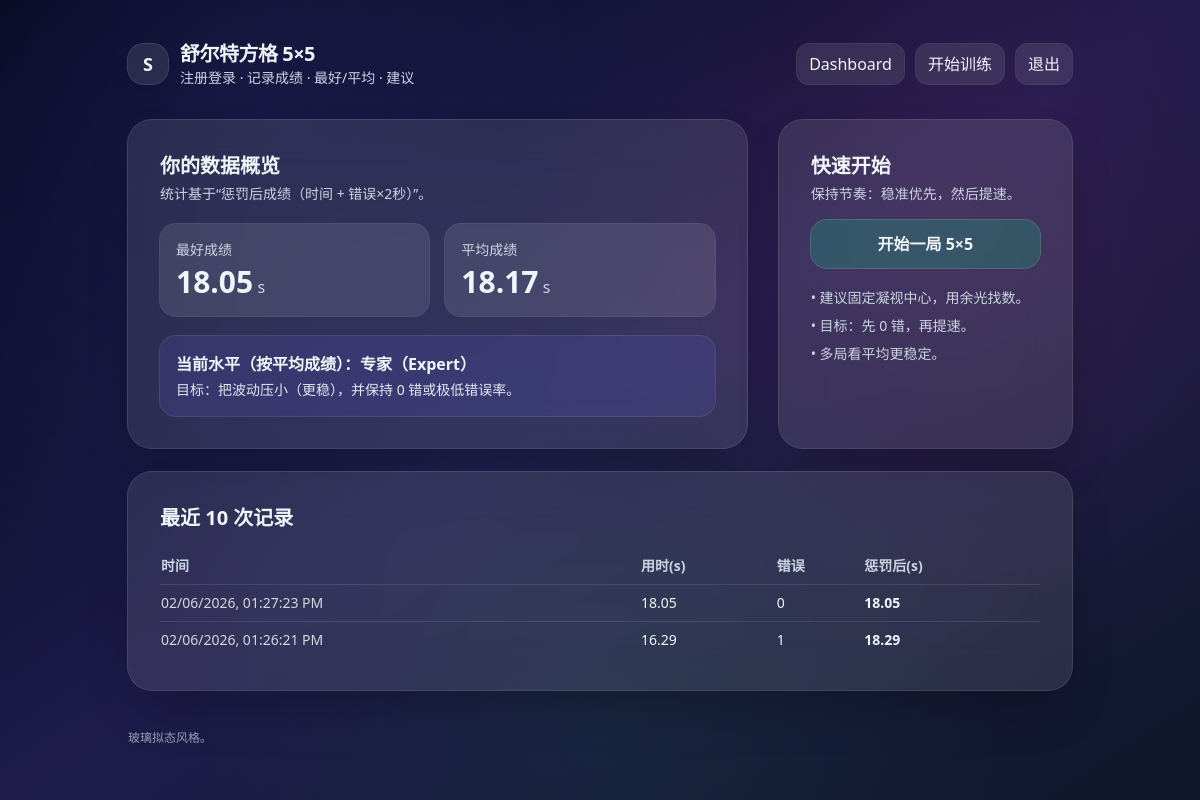
/dashboard (signed in), run on the app's committed database.
### app_src/app/models.py (models this page shows)
class SchulteRun(Base):
    __tablename__ = "schulte_runs"
    id: Mapped[int] = mapped_column(Integer, primary_key=True, autoincrement=True)
    user_id: Mapped[int] = mapped_column(Integer, ForeignKey("users.id"), nullable=False, index=True)
    grid_size: Mapped[int] = mapped_column(Integer, default=5, nullable=False)
    elapsed_seconds: Mapped[float] = mapped_column(Float, nullable=False)
    errors: Mapped[int] = mapped_column(Integer, default=0, nullable=False)
    adjusted_seconds: Mapped[float] = mapped_column(Float, nullable=False)
    created_at: Mapped[datetime] = mapped_column(DateTime, default=datetime.utcnow, nullable=False)
    user: Mapped["User"] = relationship(back_populates="runs")

### app_src/app/main.py (the view)
@app.get("/dashboard", response_class=HTMLResponse)
def dashboard(request: Request, db: Session = Depends(get_db)):
    user = current_user(request, db)
    if not user:
        return RedirectResponse("/login", status_code=303)
    best = db.execute(
        select(func.min(SchulteRun.adjusted_seconds)).where(SchulteRun.user_id == user.id)
    ).scalar()
    avg = db.execute(
        select(func.avg(SchulteRun.adjusted_seconds)).where(SchulteRun.user_id == user.id)
    ).scalar()
    recent = db.execute(
        select(SchulteRun)
        .where(SchulteRun.user_id == user.id)
        .order_by(SchulteRun.created_at.desc())
        .limit(10)
    ).scalars().all()
    level = advice = None
    if avg is not None:
        level, advice = schulte_level(float(avg))
    return templates.TemplateResponse(
        "dashboard.html",
        {
            "request": request,
            "user": user,
            "best": float(best) if best is not None else None,
            "avg": float(avg) if avg is not None else None,
            "level": level,
            "advice": advice,
            "recent": recent,
        },
    )

### app_src/app/templates/dashboard.html (shortened to what this page needs)
{% extends "base.html" %}
{% block content %}
<div class="grid grid-cols-1 lg:grid-cols-3 2xl:grid-cols-4 gap-6 lg:gap-8">
  <div class="lg:col-span-2 rounded-3xl bg-white/10 ring-1 ring-white/20 backdrop-blur-xl shadow-2xl p-6 lg:p-8">
    <h2 class="text-xl font-semibold">你的数据概览</h2>
    <p class="text-sm text-slate-300 mt-1">统计基于“惩罚后成绩（时间 + 错误×2秒）”。</p>
    <div class="mt-5 grid grid-cols-1 sm:grid-cols-2 gap-4">
      <div class="rounded-2xl bg-white/10 ring-1 ring-white/15 p-4">
        <div class="text-sm text-slate-300">最好成绩</div>
        <div class="mt-1 text-3xl font-bold">{{ "%.2f"|format(best) if best else "-" }}<span class="text-base font-medium text-slate-300"> s</span></div>
      </div>
      <div class="rounded-2xl bg-white/10 ring-1 ring-white/15 p-4">
        <div class="text-sm text-slate-300">平均成绩</div>
        <div class="mt-1 text-3xl font-bold">{{ "%.2f"|format(avg) if avg else "-" }}<span class="text-base font-medium text-slate-300"> s</span></div>
      </div>
    </div>
    {% if level %}
      <div class="mt-5 rounded-2xl bg-indigo-500/15 ring-1 ring-indigo-300/20 p-4">
        <div class="font-semibold">当前水平（按平均成绩）：{{ level }}</div>
        <div class="text-sm text-slate-200 mt-1">{{ advice }}</div>
      </div>
    {% else %}
      <div class="mt-5 rounded-2xl bg-white/10 ring-1 ring-white/15 p-4 text-sm text-slate-300">
        你还没有记录，先去 <a class="underline text-indigo-200 hover:text-indigo-100" href="/play">开始训练</a> 吧。
      </div>
    {% endif %}
  </div>
  <div class="rounded-3xl bg-white/10 ring-1 ring-white/20 backdrop-blur-xl shadow-2xl p-6 lg:p-8">
    <h2 class="text-xl font-semibold">快速开始</h2>
    <p class="text-sm text-slate-300 mt-1">保持节奏：稳准优先，然后提速。</p>
    <a href="/play" class="mt-4 block text-center rounded-2xl bg-emerald-500/25 ring-1 ring-emerald-300/30 px-4 py-3 font-semibold hover:bg-emerald-500/35 transition">
      开始一局 5×5
    </a>
    <div class="mt-5 text-sm text-slate-300 space-y-2">
      <div>• 建议固定凝视中心，用余光找数。</div>
      <div>• 目标：先 0 错，再提速。</div>
      <div>• 多局看平均更稳定。</div>
    </div>
  </div>
</div>
<div class="mt-6 rounded-3xl bg-white/10 ring-1 ring-white/20 backdrop-blur-xl shadow-2xl p-6 lg:p-8">
  <h2 class="text-xl font-semibold">最近 10 次记录</h2>
  <div class="mt-4 overflow-x-auto">
    <table class="w-full text-sm">
      <thead class="text-slate-300">
        <tr>
          <th class="text-left py-2">时间</th>
          <th class="text-left py-2">用时(s)</th>
          <th class="text-left py-2">错误</th>
          <th class="text-left py-2">惩罚后(s)</th>
        </tr>
      </thead>
      <tbody class="text-slate-100">
        {% for r in recent %}
        <tr class="border-t border-white/10">
          <td class="py-2 text-sm text-white/80">
            <span class="js-local-time" data-utc="{{ r.created_at | utciso }}">—</span>
          </td>
          <td class="py-2">{{ "%.2f"|format(r.elapsed_seconds) }}</td>
          <td class="py-2">{{ r.errors }}</td>
          <td class="py-2 font-semibold">{{ "%.2f"|format(r.adjusted_seconds) }}</td>
        </tr>
        {% endfor %}
      </tbody>
    </table>
  </div>
</div>
{% endblock %}

### data on the page
SchulteRun: elapsed_seconds "18.05", errors "0", adjusted_seconds "18.05"
SchulteRun: elapsed_seconds "16.29", errors "1", adjusted_seconds "18.29"

### other printed values
{{ "%.2f"|format(best) if best else "-" }} "18.05"
{{ "%.2f"|format(avg) if avg else "-" }} "18.17"
{{ level }} "专家（Expert）"
{{ advice }} "目标：把波动压小（更稳），并保持 0 错或极低错误率。"
